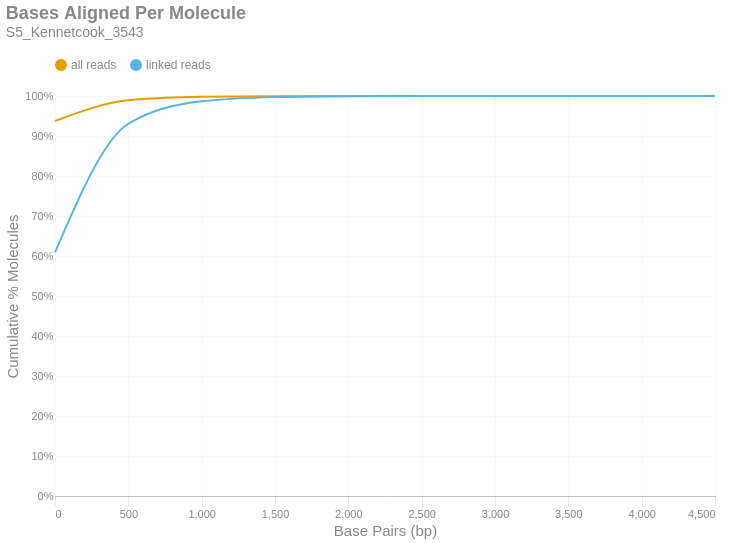

The code cell stored with this chart in its notebook:
### Markdown cell above
### Bases Aligned Per Molecule
This is a cumulative frequency distribution showing the number of base pairs aligned per unique molecule. These data are shown in 500 bp bins. There are two distributions: one with `all reads` (yellow) and another with only `linked reads` (blue). The percent of molecules in the `linked reads` distribution is relative to the total number of linked molecules.

### Code cell
if SKIPLR:
    print_html(f"Skipped")
else:
    binned_df = consolidated_hist(valids['aligned_bp'], mask, 500, True)
    with SafeRender(binned_df):
        (
            density_plot(binned_df, 'Bases Aligned Per Molecule', samplename, 'basesper')
            .encode(
                x=alt.X('bin:Q', title="Base Pairs (bp)").axis(tickMinStep=500).scale(padding=0),
                y=alt.Y('value:Q', title='Cumulative % Molecules')
                    .axis(format='%')
                    .scale(domain = [0,1])
                    .stack(False),
                color=alt.Color("key:N").scale(domain = ["all reads", "linked reads"]),
                tooltip = [
                    alt.Tooltip("key:N", title = "Data Type"),
                    alt.Tooltip("range_label:N", title="Bases Aligned Per Molecule"),
                    alt.Tooltip("value:Q", format = ".2%", title="% Molecules (Cum.)")
                ]
            )
        ).display()

### Figure 1 — Vega-Lite specification as saved in the notebook (floating-point values rounded to 4 significant figures)
{"width": "container", "height": 400, "config": {"title": {"anchor": "start", "dy": -15, "fontSize": 18, "color": "#888888", "subtitleColor": "#888888", "subtitleFontSize": 14}, "arc": {"fill": "#0072B2"}, "axis": {"domainColor": "#888888", "domainWidth": 0.5, "gridWidth": 0.2, "grid": false, "titleFontWeight": 400, "titleFontSize": 15, "labelFontSize": 11, "labelColor": "#888888", "tickColor": "#888888", "tickWidth": 0.2, "titleColor": "#888888"}, "axisBand": {"grid": false}, "axisX": {"grid": true, "tickSize": 10, "domainCap": "round"}, "axisY": {"domain": false, "grid": true, "tickSize": 0, "domainCap": "round"}, "background": "transparent", "header": {"labelFontSize": 15, "labelColor": "#888888", "titleFontSize": 15, "titleFontWeight": 600, "titleColor": "#888888"}, "legend": {"labelFont": "sans-serif", "labelFontSize": 12, "labelColor": "#888888", "symbolSize": 100, "symbolType": "circle", "titleFontSize": 12, "titlePadding": 10, "titleColor": "#888888", "title": null, "orient": "top"}, "range": {"category": ["#E69F00", "#56B4E9", "#009E73", "#F0E442", "#0072B2", "#D55E00", "#CC79A7", "#000000"], "diverging": ["#cfe8f3", "#a2d4ec", "#73bfe2", "#46abdb", "#1696d2", "#12719e"]}, "area": {"fill": "#0072B2", "fillOpacity": 0.7, "line": true, "strokeOpacity": 0.7}, "line": {"color": "#0072B2", "stroke": "#0072B2", "strokeWidth": 2}, "trail": {"color": "#0072B2", "stroke": "#0072B2", "strokeWidth": 0, "size": 1}, "point": {"filled": true, "fillOpacity": 1.0, "size": 95}, "text": {"color": "#888888", "fontSize": 11, "align": "right", "fontWeight": 400, "size": 11}, "bar": {"fill": "#0072B2", "stroke": null}, "view": {"stroke": null, "continuousWidth": 660, "continuousHeight": 400}}, "data": {"name": "data-d70eca2da01ce844e33d912548f60781"}, "mark": {"type": "line", "interpolate": "monotone", "point": {"opacity": 0, "size": 275}}, "encoding": {"color": {"field": "key", "scale": {"domain": ["all reads", "linked reads"]}, "type": "nominal"}, "tooltip": [{"field": "key", "title": "Data Type", "type": "nominal"}, {"field": "range_label", "title": "Bases Aligned Per Molecule", "type": "nominal"}, {"field": "value", "format": ".2%", "title": "% Molecules (Cum.)", "type": "quantitative"}], "x": {"axis": {"tickMinStep": 500}, "field": "bin", "scale": {"padding": 0}, "title": "Base Pairs (bp)", "type": "quantitative"}, "y": {"axis": {"format": "%"}, "field": "value", "scale": {"domain": [0, 1]}, "stack": false, "title": "Cumulative % Molecules", "type": "quantitative"}}, "params": [{"name": "param_c36ac31b6afebe62", "select": {"type": "point", "fields": ["key"]}, "bind": "legend"}], "title": {"text": "Bases Aligned Per Molecule", "subtitle": "S5_Kennetcook_3543"}, "transform": [{"fold": ["all reads (cumsum)", "linked reads (cumsum)"]}, {"calculate": "replace(datum.key, ' (cumsum)', '')", "as": "key"}, {"filter": {"param": "param_c36ac31b6afebe62"}}], "usermeta": {"embedOptions": {"downloadFileName": "S5_Kennetcook_3543.basesper"}}, "$schema": "https://vega.github.io/schema/vega-lite/v6.1.0.json", "datasets": {"data-d70eca2da01ce844e33d912548f60781": [{"bin": "0.0", "interval": "0.0-500.0", "all reads": 0.9374, "linked reads": 0.6092, "all reads (cumsum)": 0.9374, "linked reads (cumsum)": 0.6092, "range_label": "0-499"}, {"bin": "500.0", "interval": "500.0-1000.0", "all reads": 0.05183, "linked reads": 0.3214, "all reads (cumsum)": 0.9892, "linked reads (cumsum)": 0.9306, "range_label": "500-999"}, {"bin": "1000.0", "interval": "1000.0-1500.0", "all reads": 0.008738, "linked reads": 0.05619, "all reads (cumsum)": 0.9979, "linked reads (cumsum)": 0.9868, "range_label": "1000-1499"}, {"bin": "1500.0", "interval": "1500.0-2000.0", "all reads": 0.001618, "linked reads": 0.01041, "all reads (cumsum)": 0.9996, "linked reads (cumsum)": 0.9972, "range_label": "1500-1999"}, {"bin": "2000.0", "interval": "2000.0-2500.0", "all reads": 0.0003337, "linked reads": 0.002147, "all reads (cumsum)": 0.9999, "linked reads (cumsum)": 0.9993, "range_label": "2000-2499"}, {"bin": "2500.0", "interval": "2500.0-3000.0", "all reads": 7.789e-05, "linked reads": 0.0005012, "all reads (cumsum)": 1.0, "linked reads (cumsum)": 0.9998, "range_label": "2500-2999"}, {"bin": "3000.0", "interval": "3000.0-3500.0", "all reads": 1.753e-05, "linked reads": 0.0001128, "all reads (cumsum)": 1.0, "linked reads (cumsum)": 0.9999, "range_label": "3000-3499"}, {"bin": "3500.0", "interval": "3500.0-4000.0", "all reads": 6.48e-06, "linked reads": 4.17e-05, "all reads (cumsum)": 1.0, "linked reads (cumsum)": 1.0, "range_label": "3500-3999"}, {"bin": "4000.0", "interval": "4000.0-4500.0", "all reads": 1.271e-06, "linked reads": 8.177e-06, "all reads (cumsum)": 1.0, "linked reads (cumsum)": 1.0, "range_label": "4000-4499"}, {"bin": "4500.0", "interval": "4500.0-5000.0", "all reads": 2.541e-07, "linked reads": 1.635e-06, "all reads (cumsum)": 1.0, "linked reads (cumsum)": 1.0, "range_label": "4500-4999"}]}}
